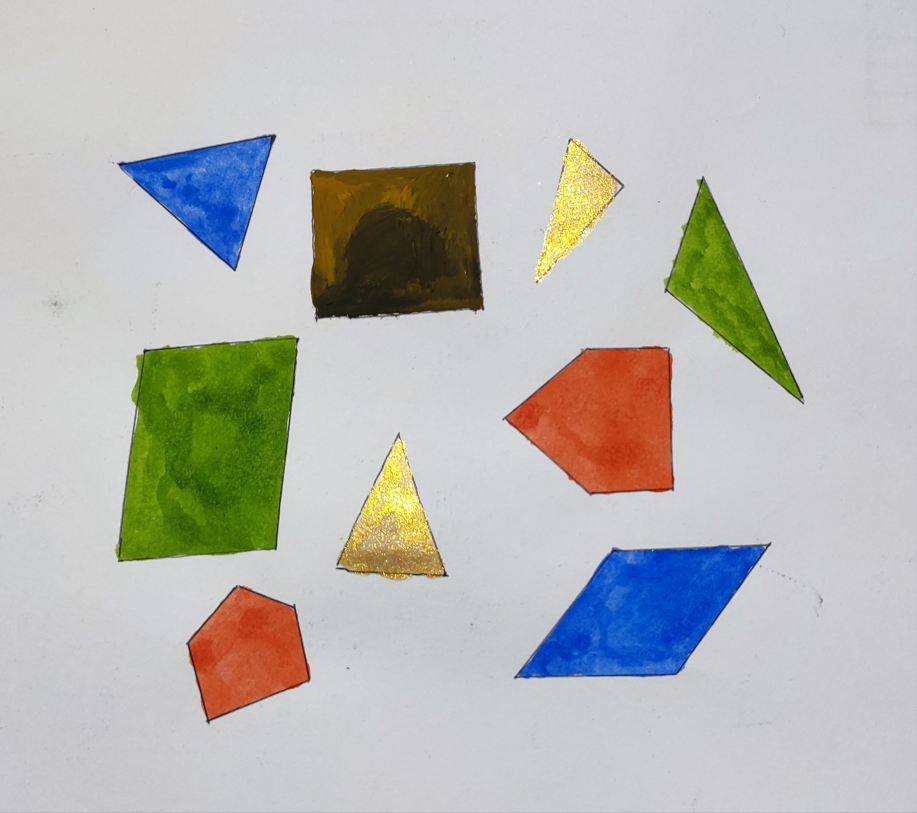
#> input picture Hands_on_1.jpg, 2751 x 2438 px (shown at 1/3 size)
$ python hands_on_1_attempt_2.py
#> lines starting #> are read from the running program, lines starting #| are printed output that depends on the picture; after the words box and inside, x2 and y2 are one past the last pixel; in counts of white or black regions, pixels touching at a corner belong together
import argparse
import imutils
import cv2
pentagon = 0
quadrilateral = 0
triangle = 0
ap = argparse.ArgumentParser()
ap.add_argument("-i", "--image", type=str, default="Hands_on_1.jpg", help="path to input image")
args = vars(ap.parse_args())
image = cv2.imread(args["image"])
#> image is the input picture: shape (2438, 2751, 3); mean B, G, R 181.4, 185.4, 185.4
resized = imutils.resize(image, width=600)
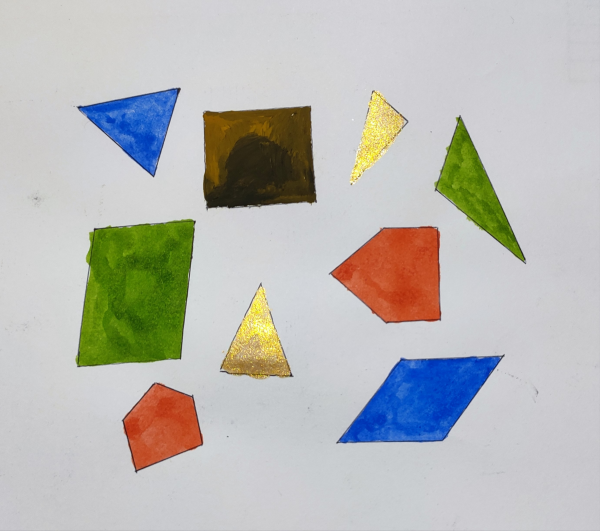
#> resized: shape (531, 600, 3); mean B, G, R 181.4, 185.4, 185.4
image = resized
gray = cv2.cvtColor(image, cv2.COLOR_BGR2GRAY)
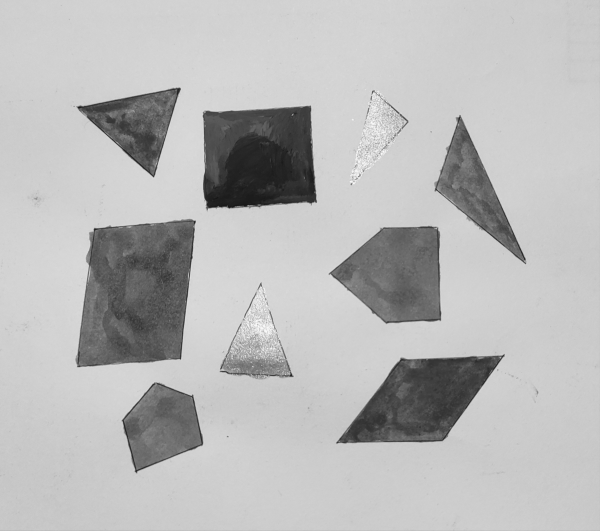
#> gray: shape (531, 600); min 23, max 250, mean 184.9
blurred = cv2.GaussianBlur(gray, (7, 7), 3)
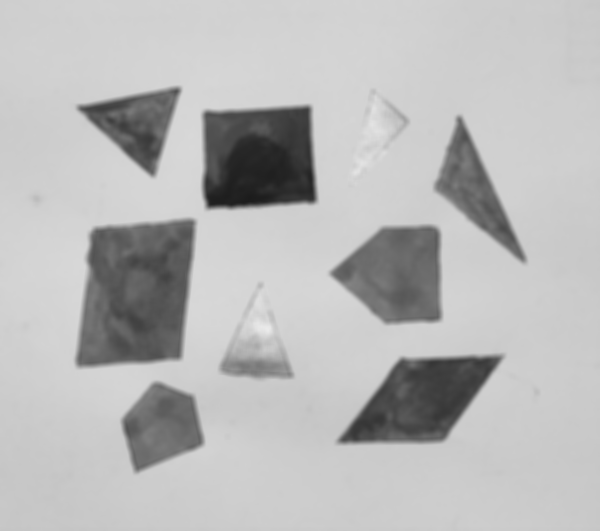
#> blurred: shape (531, 600); min 28, max 234, mean 184.9
thresh = cv2.adaptiveThreshold(blurred, 255, cv2.ADAPTIVE_THRESH_GAUSSIAN_C, cv2.THRESH_BINARY, 11, 2)
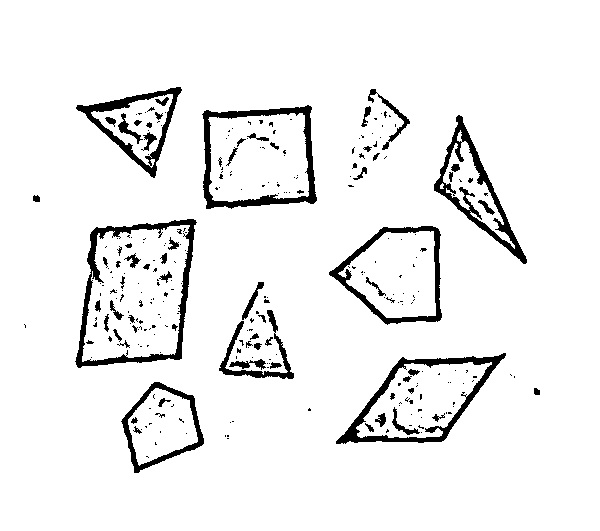
#> thresh: shape (531, 600); 93.8% white; 286 black regions (217 under 20 px), largest, box (x1, y1, x2, y2) and area: (75, 219, 197, 368) 2700, (202, 105, 317, 209) 2400, (336, 353, 506, 444) 2386
thresh = cv2.bitwise_not(thresh)
cv2.imshow("Thresh", thresh)
mask = thresh.copy()
mask = cv2.dilate(mask, None, iterations=6)
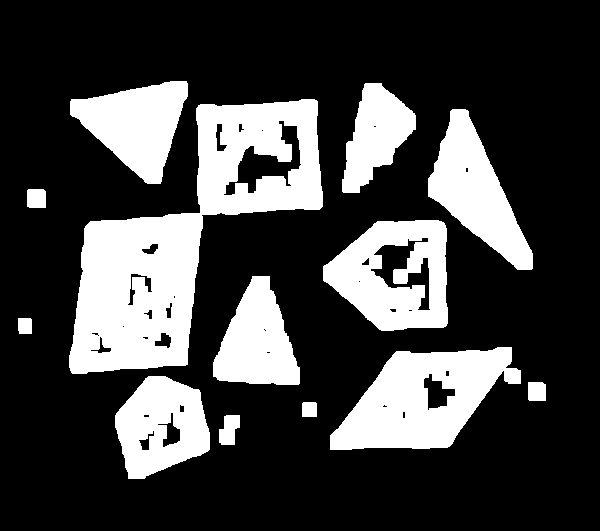
#> mask: shape (531, 600); 26% white; 13 white regions, largest, box (x1, y1, x2, y2) and area: (69, 99, 323, 374) 28386, (330, 347, 521, 450) 11662, (323, 220, 448, 331) 9076
cv2.imshow("Dilated", mask)
mask = cv2.erode(mask, None, iterations=6)
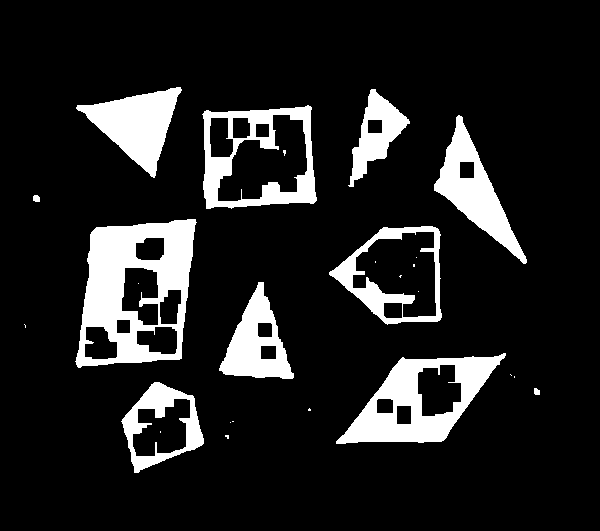
#> mask: shape (531, 600); 13% white; 26 white regions (15 under 20 px)
cv2.imshow("Eroded", mask)
counts = cv2.findContours(mask.copy(), cv2.RETR_EXTERNAL, cv2.CHAIN_APPROX_SIMPLE)
#> counts = 18 contours, 7 with area under 20; largest, box (x1, y1, x2, y2) and area: (75, 219, 197, 368) 14096, (202, 105, 317, 209) 10218, (336, 353, 506, 444) 8504, (329, 226, 442, 325) 7773, (121, 382, 204, 473) 4748
counts = imutils.grab_contours(counts)
output = mask.copy()
eps = 0.05
AREA = mask.shape[0]*mask.shape[1]/500
#> AREA = 637.2
for c in counts:
    if cv2.contourArea(c) > AREA:
        peri = cv2.arcLength(c, True)
        approx = cv2.approxPolyDP(c, eps * peri, True)
        output = image.copy()
        (x, y, w, h) = cv2.boundingRect(c)
        cv2.drawContours(output, [approx], -1, (0, 255, 0), 3)
        num_pts = len(approx)
        text = f"eps={eps}, num_pts={num_pts}"
        cv2.putText(output, text, (x - 80, y - 15), cv2.FONT_HERSHEY_SIMPLEX, 0.9, (0, 255, 0), 2)
        cv2.imshow("Approximated Contour", output)
        if num_pts == 3:
            triangle += 1
        elif num_pts == 4:
            quadrilateral += 1
        elif num_pts == 5:
            pentagon += 1
        cv2.waitKey(0)
#> this loop made 18 passes
#> (peri, approx, x, y, w, h, num_pts, text) on passes 9, 11, 13, 15, 16, 17: (444.6, [[505, 353], [402, 357], [336, 443], [443, 440]], 336, 353, 170, 91, 4, 'eps=0.05, num_pts=4'), (300.4, [[258, 282], [219, 370], [292, 378]], 219, 282, 75, 97, 3, 'eps=0.05, num_pts=3'), (506.3, [[195, 219], [91, 232], [78, 367], [181, 358]], 75, 219, 122, 149, 4, 'eps=0.05, num_pts=4'), (385.7, [[458, 115], [434, 190], [525, 263]], 434, 115, 93, 149, 3, 'eps=0.05, num_pts=3'), (424.8, [[311, 107], [204, 111], [206, 208], [313, 203]], 202, 105, 115, 104, 4, 'eps=0.05, num_pts=4'), (277.6, [[375, 89], [349, 186], [409, 123]], 348, 89, 62, 98, 3, 'eps=0.05, num_pts=3')
#> (peri, x, y, w, h, num_pts, text, pentagon) on passes 6, 12: (287.2, 121, 382, 83, 91, 5, 'eps=0.05, num_pts=5', 1), (362.4, 329, 226, 113, 99, 5, 'eps=0.05, num_pts=5', 2)
#> after the loop, pentagon = 2; quadrilateral = 3; triangle = 4
print(f" triangles = {triangle}, quadrilaterals = {quadrilateral}, pentagons = {pentagon}")
#|  triangles = 4, quadrilaterals = 3, pentagons = 2
cv2.waitKey(0)
cv2.destroyAllWindows()
